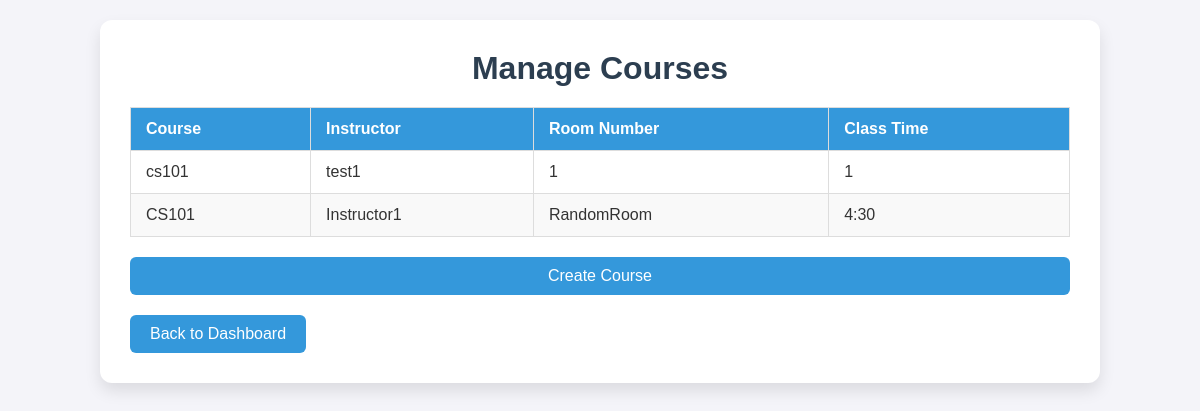
The app's page /course-management/ (signed in) with its own data.
### TASchedulerApp/models.py (models this page shows, shortened)
class MyCourse(models.Model):
    name = models.CharField(max_length=100)
    instructor = models.ForeignKey(
        MyUser,
        on_delete=models.CASCADE,
        limit_choices_to={'role': 'Instructor'},
        related_name='courses',
        null=True,
        blank=True
    )
    tas = models.ManyToManyField(
        MyUser,
        limit_choices_to={'role': 'TA'},
        related_name='ta_courses',
        blank=True
    )
    room = models.CharField(max_length=10)
    time = models.CharField(max_length=100)

class MyUser(AbstractBaseUser):
    ROLE_CHOICES = [
        ('Administrator', 'Administrator'),
        ('Instructor', 'Instructor'),
        ('TA', 'TA'),
    ]
    role = models.CharField(max_length=20, choices=ROLE_CHOICES, default='TA')
    email = models.EmailField(unique=True)
    name = models.CharField(max_length=50, unique=True)
    contactInfo = models.CharField(max_length=50, default='')
    home_address = models.TextField(default='')
    phone_number = models.CharField(max_length=15, default='')
    is_staff = models.BooleanField(default=False)
    is_active = models.BooleanField(default=True)
    is_superuser = models.BooleanField(default=False)
    objects = MyUserManager()
    EMAIL_FIELD = 'email'
    USERNAME_FIELD = 'name'
    REQUIRED_FIELDS = ['email']
    def __str__(self):
        return self.name

### TASchedulerApp/views.py (the view, shortened to what this page needs)
# urls.py: path('course-management/', views.CreateCourseView.as_view(), name='course_management'),
class CreateCourseView(LoginRequiredMixin, View):
    @method_decorator(role_required(allowed_roles=['Administrator']))
    def get(self, request):
        courses = MyCourse.objects.all()
        return render(request, 'admin/course_management.html', {'courses': courses})

### templates/admin/course_management.html (shortened to what this page needs)
<!DOCTYPE html>
<html lang="en">
<head>
</head>
<body>
    <div class="container">
        <h1>Manage Courses</h1>
        <table>
            <thead>
                <tr>
                    <th>Course</th>
                    <th>Instructor</th>
                    <th>Room Number</th>
                    <th>Class Time</th>
                </tr>
            </thead>
            <tbody>
                {% for course in courses %}
                <tr>
                    <td>{{ course.name }}</td>
                    <td>{{ course.instructor }}</td>
                    <td>{{ course.room }}</td>
                    <td>{{ course.time }}</td>
                </tr>
                {% empty %}
                <tr>
                    <td colspan="5" style="text-align: center; font-style: italic; color: #888;">
                        No courses available.
                    </td>
                </tr>
                {% endfor %}
            </tbody>
        </table>
        <a href="{% url 'create_course' %}" class="btn btn create">Create Course</a>
        <a href="{% url 'dashboard' %}" class="btn" style="margin-top: 20px;">Back to Dashboard</a>
    </div>
</body>
</html>

### templates/admin/course_management.html (style rules this page uses)
* { margin: 0; padding: 0; box-sizing: border-box; }
body { font-family: 'Arial', sans-serif; background-color: #f4f4f9; color: #333; display: flex; justify-content: center; align-items: flex-start; min-height: 100vh; padding: 20px; }
.container { background: #fff; border-radius: 12px; box-shadow: 0 8px 16px rgba(0, 0, 0, 0.1); max-width: 1000px; width: 100%; padding: 30px; }
h1 { text-align: center; font-size: 2rem; color: #2c3e50; margin-bottom: 20px; }
.btn { display: inline-block; padding: 10px 20px; background-color: #3498db; color: white; text-decoration: none; border: none; border-radius: 6px; font-size: 1rem; text-align: center; cursor: pointer; transition: background-color 0.3s ease; }
.btn.create { margin-top: 20px; display: block; text-align: center; }
table { width: 100%; border-collapse: collapse; margin-top: 20px; }
thead { background-color: #3498db; color: white; }
th, td { padding: 12px 15px; border: 1px solid #ddd; text-align: left; }
tr:nth-child(even) { background-color: #f9f9f9; }
td { font-size: 1rem; }

### records on screen
MyCourse: name "cs101", instructor "test1", room "1", time "1"
MyCourse: name "CS101", instructor "Instructor1", room "RandomRoom", time "4:30"
